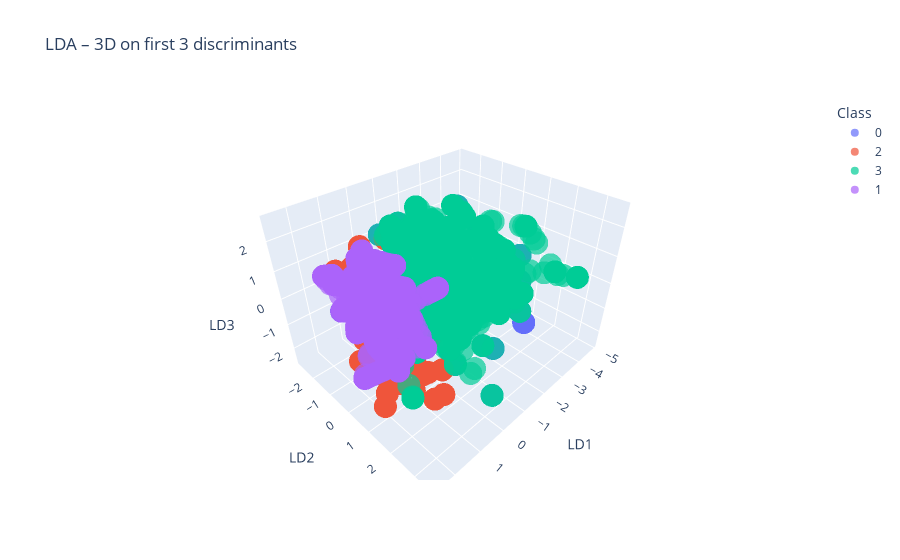

Source (notebook cell):
### Markdown cell above
<h2>4.3 Linear Discriminant Analysis</h2>
Linear Discriminant Analysis (LDA) is a supervised dimensionality reduction technique that aims to project high-dimensional data onto a lower-dimensional space while preserving class separability. Unlike PCA, which is unsupervised and maximises variance, LDA explicitly uses the class labels to maximise the ratio of between-class variance to within-class variance (Sharma & Paliwal, 2008).

This technique is particularly useful for classification tasks as it reduces noise and simplifies the feature space in a way that enhances class separability. In this project, LDA is used to reduce the feature space to three dimensions to visualise the class distributions after SMOTE resampling.

### Code cell
lda = LDA()
lda.fit(X_train_balanced_df, y_train_balanced_encoded)
sk_lda_pred = lda.predict(X_test_scaled_df)
X_train_lda = lda.transform(X_train_balanced)
X_test_lda = lda.transform(X_test_scaled_df)

X_train_2d = X_train_lda[:, :2]
X_test_2d = X_test_lda[:,  :2]

lda_2d = LDA(solver='eigen')
lda_2d.fit(X_train_2d, y_train_balanced_encoded)

plt.figure(figsize=(6,5))
plot_decision_regions(
    X = X_train_2d,
    y = y_train_balanced_encoded,
    clf = lda_2d,
    legend = 2
)
plt.title("LDA – First two discriminant axes")
plt.xlabel("LD1")
plt.ylabel("LD2")
plt.tight_layout()
plt.show()

test_acc = accuracy_score(y_test, lda.predict(X_test_scaled_df))
print(f"LDA (full→predict) test accuracy: {test_acc:.3f}")

df_lda = pd.DataFrame(
    X_train_lda, 
    columns=[f"LD{i+1}" for i in range(X_train_lda.shape[1])]
)
df_lda["class"] = y_train_balanced_encoded

# 2D scatter: LD2 vs LD3
plt.figure(figsize=(6,5))
sns.scatterplot(
    data=df_lda, 
    x="LD2", y="LD3", 
    hue="class", 
    palette="tab10", 
    alpha=0.7
)
plt.title("LDA – LD2 vs LD3")
plt.axhline(0, color="k", lw=0.5)
plt.axvline(0, color="k", lw=0.5)
plt.show()

# 2D scatter: LD1 vs LD3
plt.figure(figsize=(6,5))
sns.scatterplot(
    data=df_lda, 
    x="LD1", y="LD3", 
    hue="class", 
    palette="tab10", 
    alpha=0.7
)
plt.title("LDA – LD1 vs LD3")
plt.axhline(0, color="k", lw=0.5)
plt.axvline(0, color="k", lw=0.5)
plt.show()

fig = px.scatter_3d(
    df_lda, x="LD1", y="LD2", z="LD3",
    color=df_lda["class"].astype(str),
    title="LDA – 3D on first 3 discriminants",
    opacity=0.7
)
fig.update_layout(
    scene=dict(
        xaxis_title="LD1", 
        yaxis_title="LD2", 
        zaxis_title="LD3"
    ),
    legend_title_text="Class"
)
fig.show()

### Figure 1 — Plotly figure (JSON) as saved in the notebook; plotly's stock layout.template omitted (floating-point values rounded to 4 significant figures; data arrays with more than 128 entries replaced by an {"elided": "..."} marker saying what was removed)
{"data": [{"hovertemplate": "color=0<br>LD1=%{x}<br>LD2=%{y}<br>LD3=%{z}<extra></extra>", "legendgroup": "0", "marker": {"color": "#636efa", "opacity": 0.7, "symbol": "circle"}, "mode": "markers", "name": "0", "scene": "scene", "showlegend": true, "type": "scatter3d", "x": {"elided": "1137 float values"}, "y": {"elided": "1137 float values"}, "z": {"elided": "1137 float values"}}, {"hovertemplate": "color=2<br>LD1=%{x}<br>LD2=%{y}<br>LD3=%{z}<extra></extra>", "legendgroup": "2", "marker": {"color": "#EF553B", "opacity": 0.7, "symbol": "circle"}, "mode": "markers", "name": "2", "scene": "scene", "showlegend": true, "type": "scatter3d", "x": {"elided": "1137 float values"}, "y": {"elided": "1137 float values"}, "z": {"elided": "1137 float values"}}, {"hovertemplate": "color=3<br>LD1=%{x}<br>LD2=%{y}<br>LD3=%{z}<extra></extra>", "legendgroup": "3", "marker": {"color": "#00cc96", "opacity": 0.7, "symbol": "circle"}, "mode": "markers", "name": "3", "scene": "scene", "showlegend": true, "type": "scatter3d", "x": {"elided": "1137 float values"}, "y": {"elided": "1137 float values"}, "z": {"elided": "1137 float values"}}, {"hovertemplate": "color=1<br>LD1=%{x}<br>LD2=%{y}<br>LD3=%{z}<extra></extra>", "legendgroup": "1", "marker": {"color": "#ab63fa", "opacity": 0.7, "symbol": "circle"}, "mode": "markers", "name": "1", "scene": "scene", "showlegend": true, "type": "scatter3d", "x": {"elided": "1137 float values"}, "y": {"elided": "1137 float values"}, "z": {"elided": "1137 float values"}}], "layout": {"legend": {"title": {"text": "Class"}, "tracegroupgap": 0}, "scene": {"domain": {"x": [0, 1], "y": [0, 1]}, "xaxis": {"title": {"text": "LD1"}}, "yaxis": {"title": {"text": "LD2"}}, "zaxis": {"title": {"text": "LD3"}}}, "title": {"text": "LDA – 3D on first 3 discriminants"}}}
